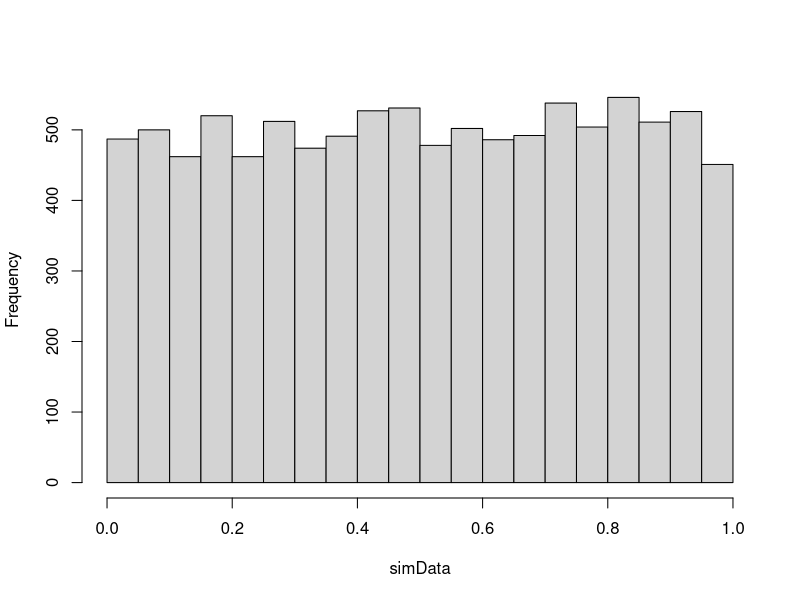
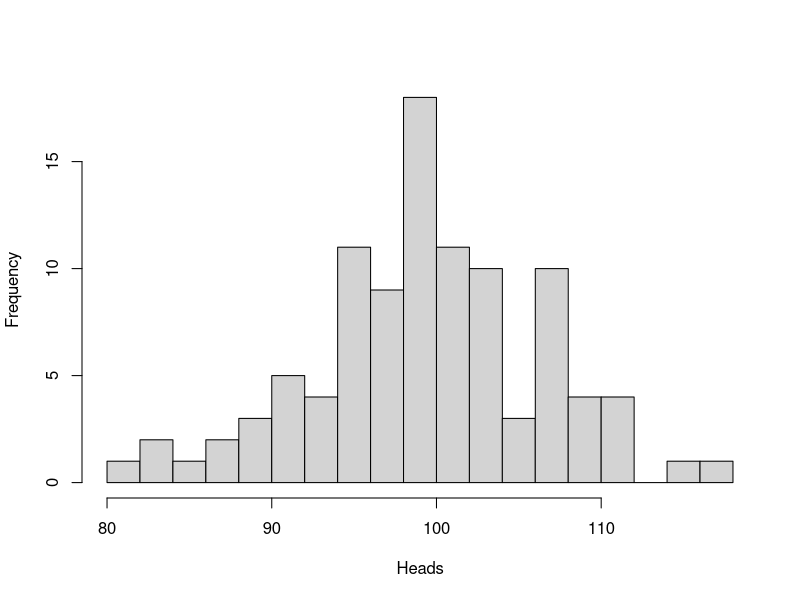
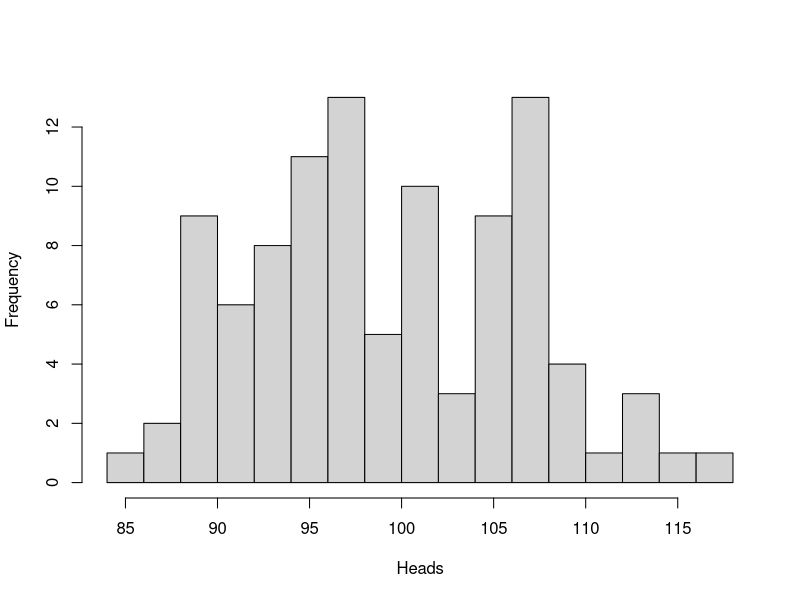

Write the R code that produced these figures, in order.
pdf("images/chapter_1/simunif1.pdf",width=5, height=3)
#label===ch1sec2-1
# Generate 10,000 points from a uniform distribution
set.seed(210313)
n <- 10000
simData <- runif(n)
hist(simData, main="")
#===end
dev.off()
 
#label===ch1sec2-2
n <- 10000
simData <- runif(n, min=1, max=5)
#===end

# Simulate 200 coin-flips, using the runif function:
#label===ch1sec2-3
set.seed(220513)
ntrials <- 200
cat("Number of Heads is: ", sum(runif(ntrials) < 0.5), "\n")
#===end

pdf("images/chapter_1/simunif2.pdf", width=5, height=3)
#label===ch1sec2-4
set.seed(442886)
ntrials <- 200  # the number of coin-tosses in each experiment
nreps <- 100  # the number of experiments
Heads <- rep(0, nreps)  # A vector to store the results (initialize with 0s)
for (i in 1:nreps) {
  Heads[i] <- sum((runif(ntrials) < 0.5))
}
hist(Heads, breaks=20, main="")
#===end
dev.off()

pdf("images/chapter_1/simunif3.pdf", width=5, height=3)
#label===ch1sec2-5
set.seed(442886)
nreps <- 100
ntrials <- 200
Heads <- rbinom(nreps, ntrials, 0.5)
hist(Heads, breaks=20, main="")
#===end
dev.off()


